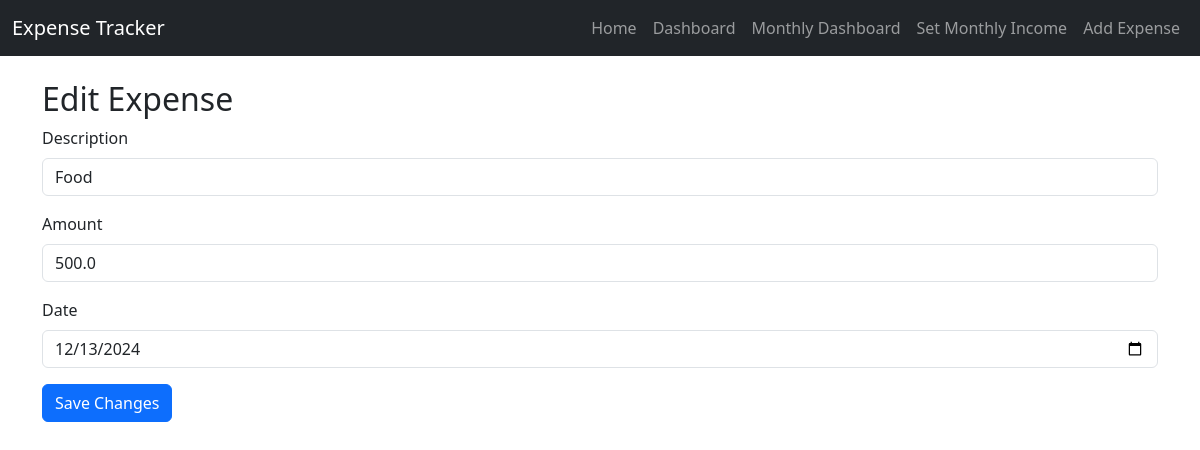
Screenshot of /edit/1 with the database file from the repository.
### application/models.py (models this page shows, shortened)
class IncomeExpenses(db.Model):
    id = db.Column(db.Integer, primary_key=True)
    description = db.Column(db.String(100), nullable=False)
    amount = db.Column(db.Float, nullable=False)
    date = db.Column(db.Date, default=datetime.utcnow)

### application/routes.py (the view, shortened to what this page needs)
@app.route('/edit/<int:id>', methods=['GET', 'POST'])
def edit_expense(id):
    expense = IncomeExpenses.query.get_or_404(id)
    return render_template('edit_expense.html', expense=expense)

### application/templates/edit_expense.html
{% extends 'layout.html' %}
{% block content %}
    <h2>Edit Expense</h2>
    <form method="POST">
        <div class="mb-3">
            <label for="description" class="form-label">Description</label>
            <input type="text" class="form-control" id="description" name="description" value="{{ expense.description }}" required>
        </div>
        <div class="mb-3">
            <label for="amount" class="form-label">Amount</label>
            <input type="number" class="form-control" id="amount" name="amount" value="{{ expense.amount }}" step="0.01" required>
        </div>
        <div class="mb-3">
            <label for="date" class="form-label">Date</label>
            <input type="date" class="form-control" id="date" name="date" value="{{ expense.date }}" required>
        </div>
        <button type="submit" class="btn btn-primary">Save Changes</button>
    </form>
{% endblock %}

### rows the page displays
IncomeExpenses: description "Food", amount "500.0", date "12/13/2024"
